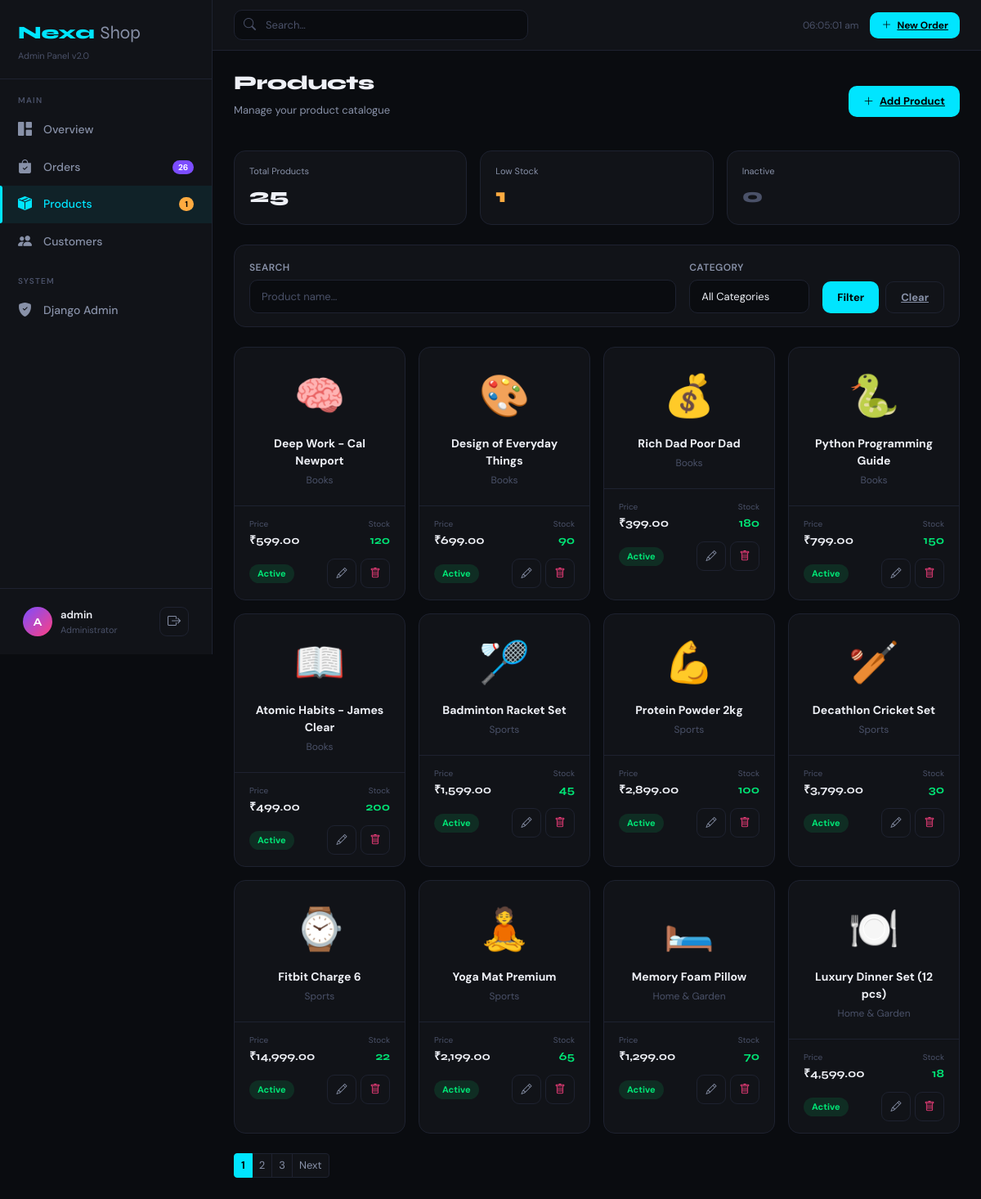
Screenshot of /products/ (signed in) with the database file from the repository.
### dashboard/models.py (models this page shows, shortened)
class Product(models.Model):
    name = models.CharField(max_length=200)
    category = models.ForeignKey(Category, on_delete=models.SET_NULL, null=True, related_name='products')
    description = models.TextField(blank=True)
    price = models.DecimalField(max_digits=10, decimal_places=2)
    stock = models.PositiveIntegerField(default=0)
    icon = models.CharField(max_length=10, default='📦')
    is_active = models.BooleanField(default=True)
    created_at = models.DateTimeField(auto_now_add=True)
    updated_at = models.DateTimeField(auto_now=True)
    class Meta:
        ordering = ['-created_at']
    @property
    def is_low_stock(self):
        return self.stock < 10

class Category(models.Model):
    name = models.CharField(max_length=100)
    slug = models.SlugField(unique=True)
    icon = models.CharField(max_length=10, default='📦')
    created_at = models.DateTimeField(auto_now_add=True)
    class Meta:
        verbose_name_plural = 'Categories'
        ordering = ['name']
    def __str__(self):
        return self.name

### dashboard/views.py (the view)
# urls.py: path('products/', views.product_list, name='product_list'),
@login_required
def product_list(request):
    qs = Product.objects.select_related('category').order_by('-created_at')
    q = request.GET.get('q', '')
    cat = request.GET.get('cat', '')
    if q:
        qs = qs.filter(Q(name__icontains=q) | Q(category__name__icontains=q))
    if cat:
        qs = qs.filter(category__slug=cat)
    paginator = Paginator(qs, 12)
    page_obj = paginator.get_page(request.GET.get('page'))
    return render(request, 'products/list.html', {
        'page': 'products', 'page_obj': page_obj,
        'q': q, 'cat': cat,
        'categories': Category.objects.all(),
        'total': Product.objects.count(),
        'low_stock': Product.objects.filter(stock__lt=10).count(),
        'inactive': Product.objects.filter(is_active=False).count(),
    })

### dashboard/context_processors.py (called while the page is built)
def sidebar_context(request):
    return {
        'pending_orders': Order.objects.filter(status='pending').count(),
        'low_stock_products': Product.objects.filter(stock__lt=10).count(),
    }

### templates/products/list.html (shortened to what this page needs)
{% extends "base.html" %}
{% load humanize %}
{% block content %}
<div class="page-hdr anim">
  <div class="d-flex align-items-center justify-content-between flex-wrap gap-3">
    <div><h1 class="page-title">Products</h1><p class="page-sub">Manage your product catalogue</p></div>
    <a href="{% url 'product_create' %}" class="btn-nx btn-primary-nx"><i class="bi bi-plus-lg"></i>Add Product</a>
  </div>
</div>
<div class="row g-3 mb-4">
  <div class="col-6 col-md-4 anim anim-d1"><div class="card-nx" style="padding:16px 18px">
    <div style="font-size:11px;color:var(--t2);margin-bottom:4px">Total Products</div>
    <div style="font-family:Syne,sans-serif;font-size:24px;font-weight:800">{{ total }}</div>
  </div></div>
  <div class="col-6 col-md-4 anim anim-d2"><div class="card-nx" style="padding:16px 18px">
    <div style="font-size:11px;color:var(--t2);margin-bottom:4px">Low Stock</div>
    <div style="font-family:Syne,sans-serif;font-size:24px;font-weight:800;color:var(--yellow)">{{ low_stock }}</div>
  </div></div>
  <div class="col-6 col-md-4 anim anim-d3"><div class="card-nx" style="padding:16px 18px">
    <div style="font-size:11px;color:var(--t2);margin-bottom:4px">Inactive</div>
    <div style="font-family:Syne,sans-serif;font-size:24px;font-weight:800;color:var(--t3)">{{ inactive }}</div>
  </div></div>
</div>
<div class="card-nx mb-4 anim">
  <div style="padding:16px 18px">
    <form method="get" class="d-flex flex-wrap gap-3 align-items-end">
      <div style="flex:1;min-width:200px">
        <label class="form-label">Search</label>
        <input name="q" class="form-control" placeholder="Product name..." value="{{ q }}"/>
      </div>
      <div>
        <label class="form-label">Category</label>
        <select name="cat" class="form-select" style="min-width:140px">
          <option value="">All Categories</option>
        </select>
      </div>
      <div class="d-flex gap-2">
        <button type="submit" class="btn-nx btn-primary-nx">Filter</button>
        <a href="{% url 'product_list' %}" class="btn-nx btn-ghost">Clear</a>
      </div>
    </form>
  </div>
</div>
<div class="row g-3 anim">
  {% for p in page_obj %}
  <div class="col-xl-3 col-md-4 col-sm-6">
    <div class="card-nx h-100" style="transition:transform .2s,box-shadow .2s" onmouseover="this.style.transform='translateY(-4px)';this.style.boxShadow='0 12px 40px rgba(0,0,0,.4)'" onmouseout="this.style.transform='';this.style.boxShadow=''">
      <div style="padding:22px;text-align:center;border-bottom:1px solid var(--border)">
        <div style="font-size:50px;margin-bottom:10px">{{ p.icon }}</div>
        <div style="font-weight:700;font-size:14px;margin-bottom:4px">{{ p.name }}</div>
        <div style="font-size:12px;color:var(--t3)">{{ p.category }}</div>
      </div>
      <div style="padding:14px 18px">
        <div style="display:flex;justify-content:space-between;margin-bottom:10px">
          <div><div style="font-size:10px;color:var(--t3);margin-bottom:2px">Price</div><div style="font-family:Syne,sans-serif;font-weight:700">&#8377;{{ p.price|intcomma }}</div></div>
          <div style="text-align:right"><div style="font-size:10px;color:var(--t3);margin-bottom:2px">Stock</div>
            <div style="font-family:Syne,sans-serif;font-weight:700;color:{% if p.is_low_stock %}var(--yellow){% else %}var(--green){% endif %}">{{ p.stock }}</div>
          </div>
        </div>
        <div style="display:flex;justify-content:space-between;align-items:center;margin-top:12px">
          <span class="bx {% if p.is_active %}bx-success{% else %}bx-danger{% endif %}" style="font-size:11px">{% if p.is_active %}Active{% else %}Inactive{% endif %}</span>
          <div style="display:flex;gap:5px">
            <a href="{% url 'product_edit' p.pk %}" class="ib" title="Edit"><i class="bi bi-pencil" style="font-size:13px"></i></a>
            <a href="{% url 'product_delete' p.pk %}" class="ib" title="Delete" style="color:var(--pink)"><i class="bi bi-trash" style="font-size:13px"></i></a>
          </div>
        </div>
      </div>
    </div>
  </div>
  {% empty %}
  <div class="col-12" style="text-align:center;padding:60px;color:var(--t3)">No products found. <a href="{% url 'product_create' %}" style="color:var(--accent)">Add one!</a></div>
  {% endfor %}
</div>
{% if page_obj.has_other_pages %}
<div style="margin-top:24px">
  <nav><ul class="pagination pagination-sm mb-0">
    {% for num in page_obj.paginator.page_range %}<li class="page-item {% if page_obj.number == num %}active{% endif %}"><a class="page-link" href="?page={{ num }}&q={{ q }}&cat={{ cat }}">{{ num }}</a></li>{% endfor %}
    {% if page_obj.has_next %}<li class="page-item"><a class="page-link" href="?page={{ page_obj.next_page_number }}&q={{ q }}&cat={{ cat }}">Next</a></li>{% endif %}
  </ul></nav>
</div>
{% endif %}
{% endblock %}

### templates/base.html (shortened to what this page needs)
{% load static %}
<!DOCTYPE html>
<html lang="en">
<head>
<link href="https://cdn.jsdelivr.net/npm/bootstrap@5.3.0/dist/css/bootstrap.min.css" rel="stylesheet"/>
<link href="https://cdn.jsdelivr.net/npm/bootstrap-icons@1.11.3/font/bootstrap-icons.min.css" rel="stylesheet"/>
<link rel="stylesheet" href="{% static 'css/style.css' %}">
</head>
<body>
<aside class="sidebar" id="sidebar">
  <div class="sb-logo">
    <div class="brand">
      Nexa
      <span>Shop</span>
    </div>
    <small>Admin Panel v2.0</small>
  </div>
  <nav class="sb-nav">
    <div class="nav-lbl">Main</div>
    <a href="{% url 'dashboard' %}" class="nav-link {% if page == 'dashboard' %}active{% endif %}">
      <i class="bi bi-grid-1x2-fill"></i>
      Overview
    </a>
    <a href="{% url 'order_list' %}" class="nav-link {% if page == 'orders' %}active{% endif %}">
      <i class="bi bi-bag-check-fill"></i>Orders
      {% if pending_orders %}
      <span class="nav-badge">{{ pending_orders }}</span>
      {% endif %}
    </a>
    <a href="{% url 'product_list' %}" class="nav-link {% if page == 'products' %}active{% endif %}">
      <i class="bi bi-box-seam-fill"></i>Products
      {% if low_stock_products %}
      <span class="nav-badge warn">{{ low_stock_products }}</span>
      {% endif %}
    </a>
    <a href="{% url 'customer_list' %}" class="nav-link {% if page == 'customers' %}active{% endif %}">
      <i class="bi bi-people-fill"></i>
      Customers
    </a>
    <div class="nav-lbl">System</div>
    <a href="/admin/" class="nav-link" target="_blank">
      <i class="bi bi-shield-fill-check"></i>
      Django Admin
    </a>
  </nav>
  <div class="sb-footer">
    <div class="user-row">
      <div class="avatar">{{ request.user.username|first|upper }}</div>
      <div>
        <div style="font-weight:600;font-size:13px;color:var(--t1)">{{ request.user.username }}</div>
        <div style="font-size:11px;color:var(--t3)">Administrator</div>
      </div>
      <a href="{% url 'logout' %}" class="ms-auto ib" title="Logout">
        <i class="bi bi-box-arrow-right"></i>
      </a>
    </div>
  </div>
</aside>
<div class="main">
  <header class="topbar">
    <form class="search-wrap" method="get">
      <i class="bi bi-search"></i>
      <input name="q" type="search" placeholder="Search…" value="{{ request.GET.q }}"/>
    </form>
    <div class="topbar-right">
      <span style="font-size:12px;color:var(--t3);padding:0 8px" id="live-time"></span>
      <a href="{% url 'order_create' %}" class="btn-nx btn-primary-nx" style="font-size:12px;padding:7px 14px">
        <i class="bi bi-plus-lg"></i>
        New Order
      </a>
    </div>
  </header>
  <main class="page-body">
    {% block content %}{% endblock %}
  </main>
</div>
</body>
</html>

### rows the page displays
Product: icon "🧠", name "Deep Work - Cal Newport", category "Books", price "599.00", stock "120", is_active "Active"
Product: icon "🎨", name "Design of Everyday Things", category "Books", price "699.00", stock "90", is_active "Active"
Product: icon "💰", name "Rich Dad Poor Dad", category "Books", price "399.00", stock "180", is_active "Active"
Product: icon "🐍", name "Python Programming Guide", category "Books", price "799.00", stock "150", is_active "Active"
Product: icon "📖", name "Atomic Habits - James Clear", category "Books", price "499.00", stock "200", is_active "Active"
Product: icon "🏸", name "Badminton Racket Set", category "Sports", price "1,599.00", stock "45", is_active "Active"
Product: icon "💪", name "Protein Powder 2kg", category "Sports", price "2,899.00", stock "100", is_active "Active"
Product: icon "🏏", name "Decathlon Cricket Set", category "Sports", price "3,799.00", stock "30", is_active "Active"
Product: icon "⌚", name "Fitbit Charge 6", category "Sports", price "14,999.00", stock "22", is_active "Active"
Product: icon "🧘", name "Yoga Mat Premium", category "Sports", price "2,199.00", stock "65", is_active "Active"
Product: icon "🛏️", name "Memory Foam Pillow", category "Home & Garden", price "1,299.00", stock "70", is_active "Active"
Product: icon "🍽️", name "Luxury Dinner Set (12 pcs)", category "Home & Garden", price "4,599.00", stock "18", is_active "Active"

### other values shown
{{ pending_orders }} "26"
{{ low_stock_products }} "1"
{{ request.user.username|first|upper }} "A"
{{ request.user.username }} "admin"
{{ total }} "25"
{{ low_stock }} "1"
{{ inactive }} "0"
{{ num }} "1" "2" "3"
